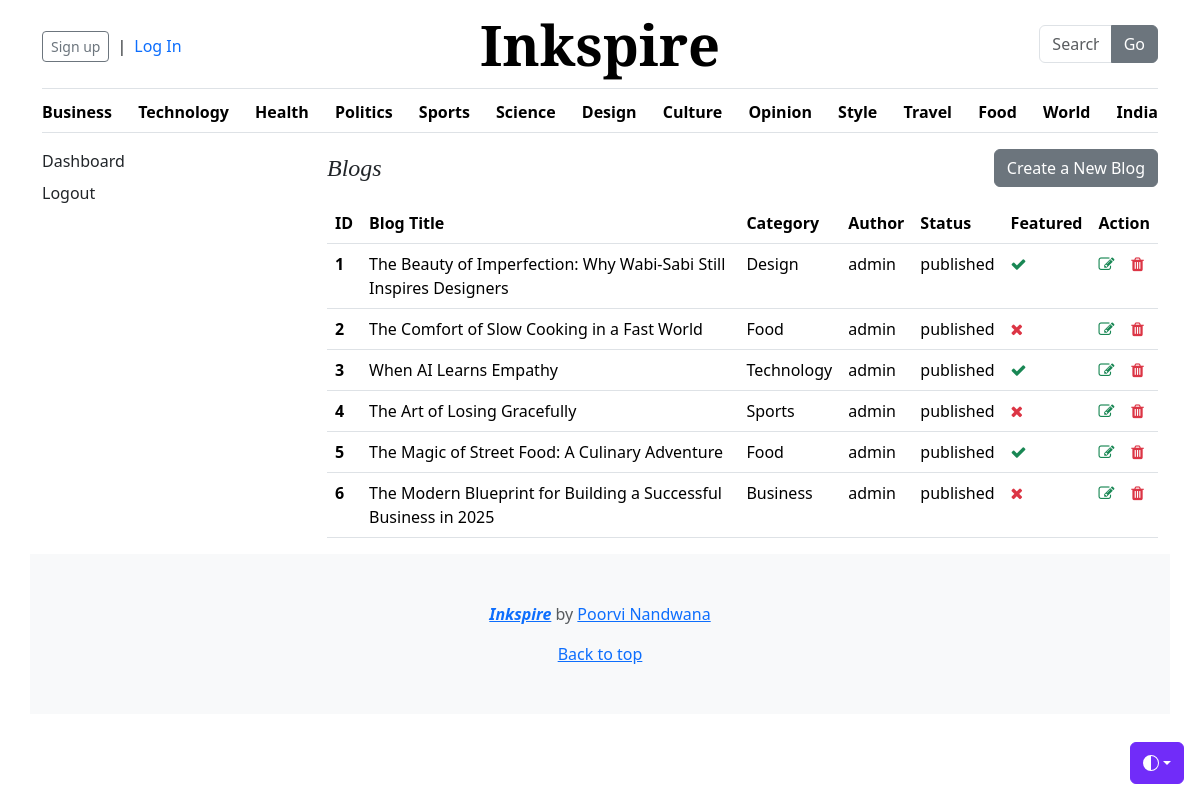
Before: /dashboard/posts/ with the older database file.
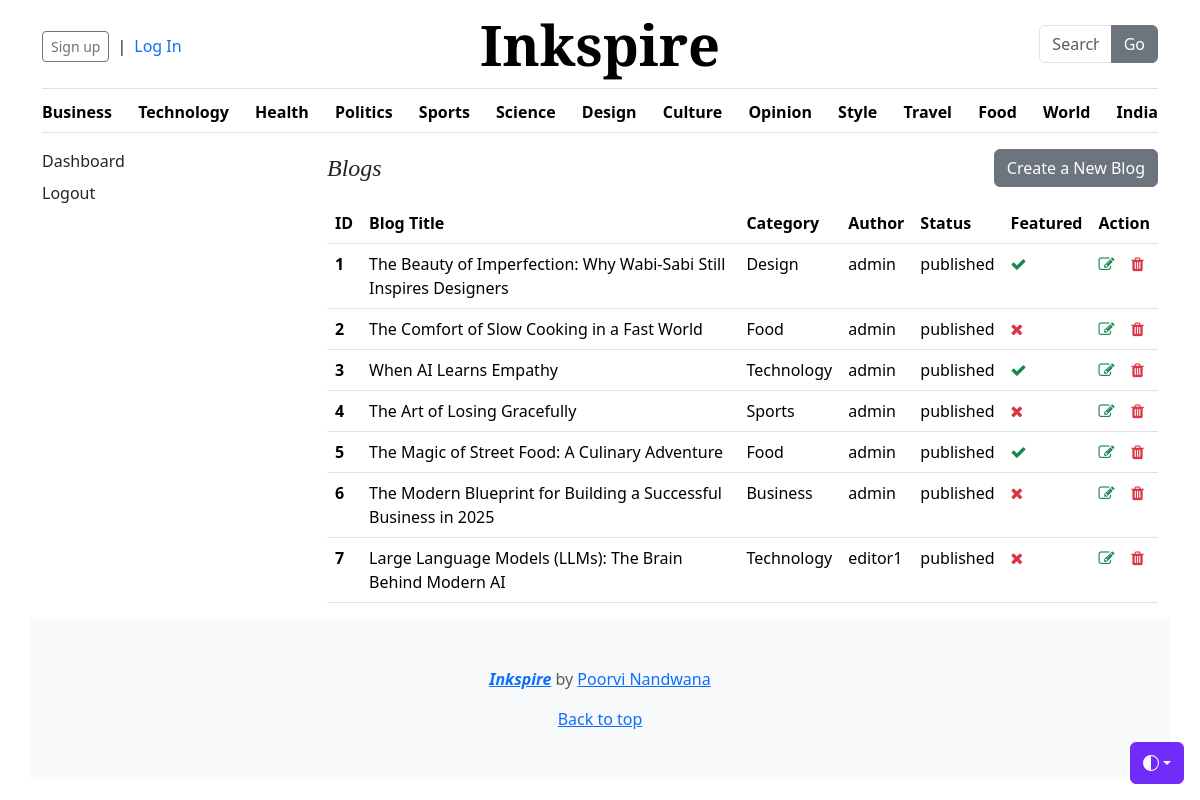
After: the same page with the newer database file.
### BlogApp/models.py (models this page shows, shortened)
class Category (models.Model):
    category_name = models.CharField(max_length=50, unique=True)
    created_at = models.DateTimeField(auto_now_add = True)
    updated_at = models.DateTimeField(auto_now_add= True)
    class Meta:
        verbose_name_plural = 'Categories'
    def __str__(self):
        return self.category_name

class Blogs(models.Model):
    title = models.CharField(max_length=150, unique=True)
    slug = models.SlugField(unique=True, blank=True)
    category = models.ForeignKey(Category, on_delete=models.CASCADE)
    author = models.ForeignKey(User, on_delete=models.CASCADE)
    blog_image = models.ImageField(upload_to='uploads/%y/%m/%d')
    short_description = models.TextField(max_length=1000)
    blog_body = RichTextField(max_length=5000)
    status = models.CharField(choices=STATUS_CHOICE, default='draft', max_length=100)
    is_featured = models.BooleanField(default= False)
    created_at = models.DateTimeField(auto_now_add = True)
    updated_at = models.DateTimeField(auto_now = True)
    class Meta:
        verbose_name_plural = 'Blogs'

### dashboards/views.py (the view)
# urls.py: path('posts/', views.posts, name='posts'),
def posts(request):
    posts = Blogs.objects.all()
    context = {
        'posts': posts,
    }
    return render(request, 'dashboards/posts.html', context)

### BlogApp/context_processors.py (called while the page is built)
def get_categories(request):
    categories = Category.objects.all()
    return dict(categories = categories)

### templates/dashboards/posts.html (shortened to what this page needs)
{% extends "base/base.html" %}
{% block content %}
<div class="container">
    <div class="row">
       <div class="col-md-3">
            <div class="d-flex flex-column" aria-orientation="vertical" >
                <a href="{% url 'dashboard' %}" class="nav-link text-body mb-2 {% if '/dashboard/' == request.path %}bg-secondary{% endif %}">Dashboard</a>
                <a href="{% url 'logout' %}" class="nav-link text-body">Logout</a>
            </div>
       </div>
       <div class="col-md-9">
            <div class="d-flex justify-content-between align-items-center mb-3">
                <h4 class="m-0">Blogs</h4>
                <a href="{% url 'add_posts' %}" class="btn btn-secondary">Create a New Blog</a>
            </div>
            <table class="table table-hover">
            <thead>
              <tr>
                <th>ID</th>
                <th>Blog Title</th>
                <th>Category</th>
                <th>Author</th>
                <th>Status</th>
                <th>Featured</th>
                <th>Action</th>
              </tr>
            </thead>
            <tbody>
              <tr>
                  {% for post in posts %}
                <th>{{forloop.counter}}</th>
                <td>{{ post.title }}</td>
                <td>{{ post.category }}</td>
                <td>{{ post.author }}</td>
                <td>{{ post.status }}</td>
                <td>{% if post.is_featured %}<i class="fa fa-check text-success">{% else %}<i class="fa fa-times text-danger"></i>{% endif %}</td>
                <td>
                  <a href="{% url 'edit_posts' post.id %}"><i class="fa fa-edit text-success"></i></a> &nbsp;&nbsp;
                  <a href="{% url 'delete_posts' post.id %}"><i class="fa fa-trash text-danger"></i></a>
              </td>
              </tr>
              {% endfor %}
            </tbody>
          </table>
</div>
{% endblock %}

### templates/base/header.html (shortened to what this page needs)
{% load static %}
<!doctype html>
<html lang="en" data-bs-theme="auto">
  <head>
    <link rel="stylesheet" href="https://cdnjs.cloudflare.com/ajax/libs/font-awesome/4.7.0/css/font-awesome.min.css">
    <link
      href="https://cdn.jsdelivr.net/npm/bootstrap@5.3.8/dist/css/bootstrap.min.css"
      rel="stylesheet"
    />
    <link href="{% static 'css/blog.css' %}" rel="stylesheet" />
    <link href="https://cdn.jsdelivr.net/npm/bootstrap@5.3.3/dist/css/bootstrap.min.css" rel="stylesheet">
  </head>
  <body>
    <div class="dropdown position-fixed bottom-0 end-0 mb-3 me-3 bd-mode-toggle">
      <button class="btn btn-bd-secondary py-2 dropdown-toggle d-flex align-items-center" id="bd-theme" type="button" aria-expanded="false" data-bs-toggle="dropdown" aria-label="Toggle theme (auto)">
        <svg class="bi my-1 theme-icon-active" aria-hidden="true">
          <use href="#circle-half"></use>
        </svg>
      </button>
    </div>
    <div class="container">
      <header class="border-bottom lh-1 py-3">
        <div class="row flex-nowrap justify-content-between align-items-center">
    <div class="col-4 pt-1 d-flex align-items-center">
    {% if not user.is_authenticated %}
    <a class="btn btn-sm btn-outline-secondary" href="{% url 'register' %}">Sign up</a>
    <span class="mx-2">|</span>
    <a class="text-decoration-none" href="{% url 'login' %}">Log In</a>
    {% else %}
    <span class="me-3"><a href="{% url 'dashboard' %}" class="btn btn-secondary">{{ user.first_name|default:user.username }}'s Dashboard</a></span>
      <span><a href="{% url 'logout' %}">Log Out</a></span>
    {% endif %}
    </div>
          <div class="col-4 text-center">
            <a class="blog-header-logo text-body-emphasis text-decoration-none" href="/">Inkspire</a>
          </div>
          <div class="col-4 d-flex justify-content-end align-items-center">
            <div class="col-4">
              <form action={% url 'search' %} method="GET">
                <div class="input-group">
                  <input class="form-control" name="keyword" type="text" placeholder="Search">
                  <button class="btn btn-secondary" id="button-search" type="submit">Go</button>
                </div>
              </form>
            </div>
        </div>
      </header>
      <div class="nav-scroller py-1 mb-3 border-bottom">
        <nav class="nav nav-underline justify-content-between">
          {% for cat in categories %}
          <a class="nav-item nav-link link-body-emphasis active" href="{% url 'posts_by_category' cat.id %}">{{cat.category_name}}</a>
          {% endfor %}
        </nav>
</div>
    </div>

Changed rows visible on the page:
added Blogs: title "Large Language Models (LLMs): The Brain Behind Modern AI", category "Technology", author "editor1", status "published", is_featured False (drawn)
